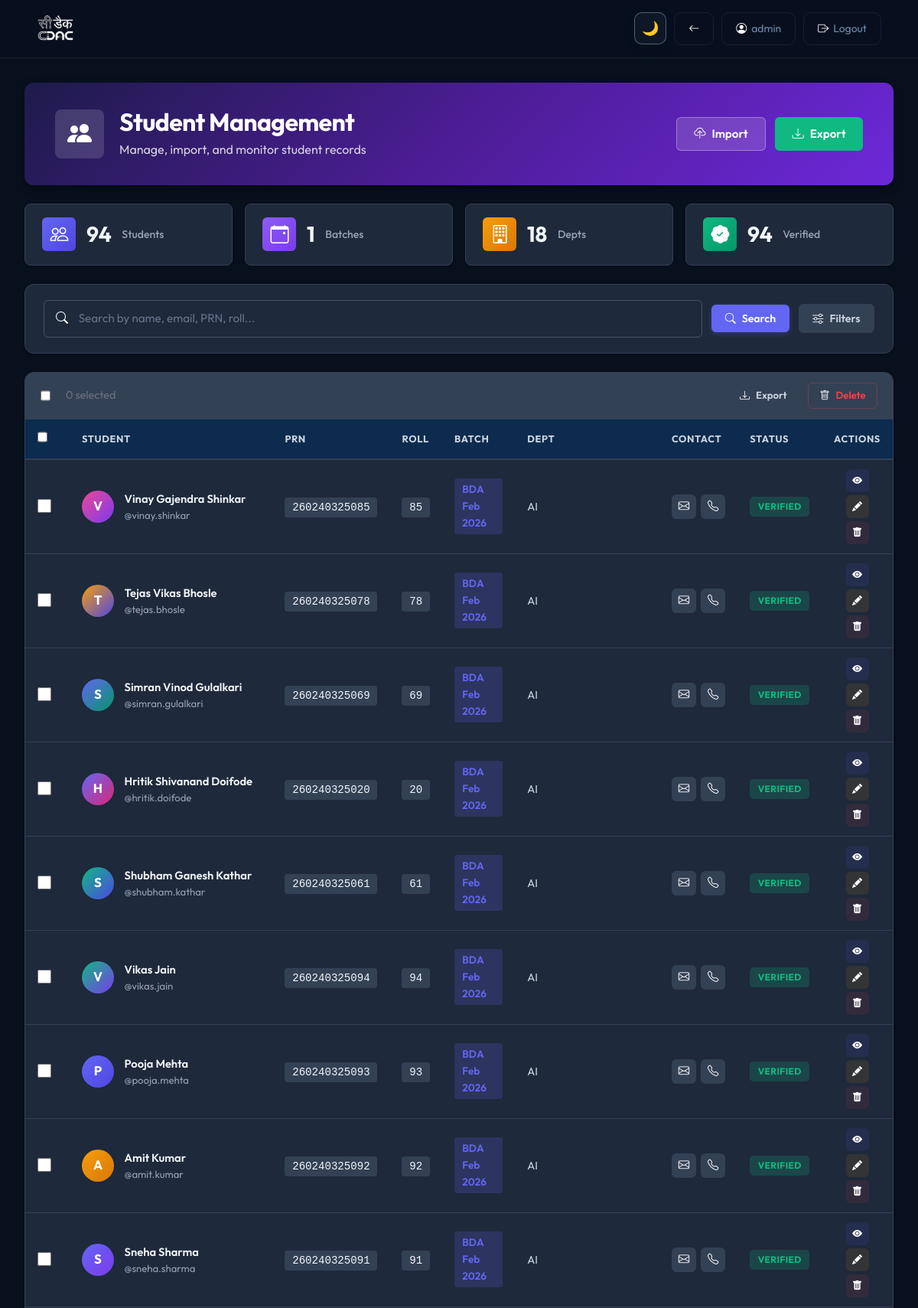
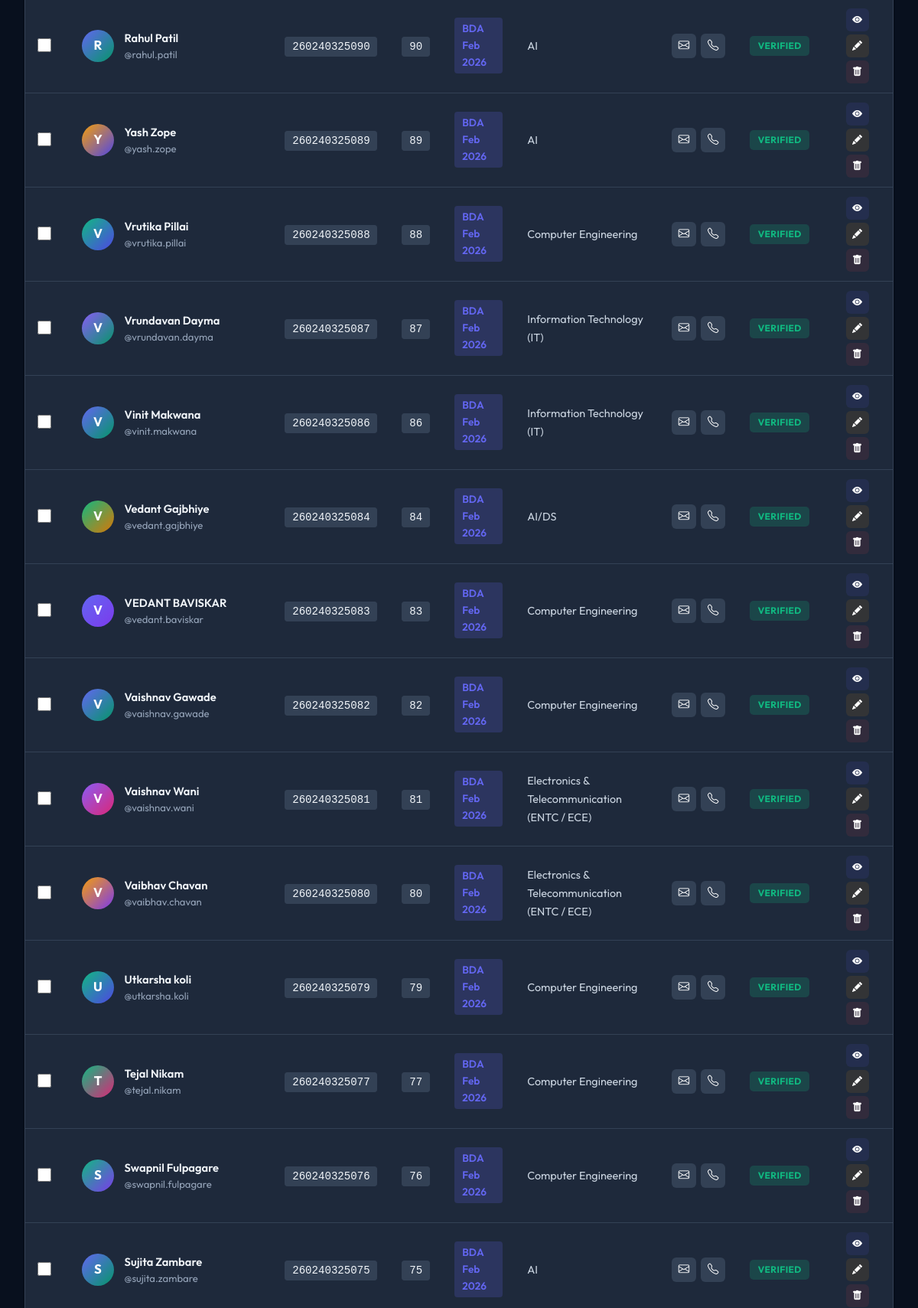
Page /faculty/students (signed in, upper part) on the committed database (2 pictures, top to bottom).
### models.py (models this page shows, shortened)
class User(db.Model, UserMixin):
    __tablename__ = 'users'
    id = db.Column(db.Integer, primary_key=True)
    username = db.Column(db.String(50), unique=True, nullable=False)
    email = db.Column(db.String(100), unique=True, nullable=False)
    password_hash = db.Column(db.String(255), nullable=False)
    role = db.Column(db.String(20), nullable=False)  # 'student', 'faculty', or 'admin'
    full_name = db.Column(db.String(100))
    phone = db.Column(db.String(20))
    prn_number = db.Column(db.String(20), unique=True, nullable=True)
    roll_id = db.Column(db.String(20), nullable=True)
    batch = db.Column(db.String(20), nullable=True)
    department = db.Column(db.String(100), nullable=True)
    course = db.Column(db.String(100), nullable=True)  # e.g., PGCP-BDA, DAC, DBDA
    gender = db.Column(db.String(20), nullable=True)
    employee_id = db.Column(db.String(50), unique=True, nullable=True)
    is_verified = db.Column(db.Boolean, default=False)
    otp = db.Column(db.String(6), nullable=True)
    otp_created_at = db.Column(db.DateTime, nullable=True)
    created_at = db.Column(db.DateTime, default=datetime.utcnow)
    updated_at = db.Column(db.DateTime, default=datetime.utcnow, onupdate=datetime.utcnow)
    password_changed = db.Column(db.Boolean, default=False)  # Track if password changed
    password_changed_at = db.Column(db.DateTime, nullable=True)  # When password was changed
    created_exams = db.relationship('Exam', backref='creator', lazy=True, foreign_keys='Exam.creator_id')
    student_exams = db.relationship('StudentExam', backref='student', lazy=True, foreign_keys='StudentExam.student_id')
    total_violations = db.Column(db.Integer, default=0)

### backend/routes.py (the view, shortened to what this page needs)
    @app.route('/faculty/students')
    @login_required
    def faculty_student_list():
        if current_user.role not in ('faculty', 'admin'):
            flash('Access denied', 'error')
            return redirect(url_for('student_dashboard'))
        q = request.args.get('q', '').strip()
        batch = request.args.get('batch')
        department = request.args.get('department')
        verified = request.args.get('verified')
        has_phone = request.args.get('has_phone')
        sort = request.args.get('sort')
        query = User.query.filter(User.role == 'student')
        if current_user.role == 'faculty':
            faculty_course = _get_faculty_course()
            if faculty_course:
                query = query.filter(User.course == faculty_course)
            else:
                query = query.filter(db.false())  # Faculty has no course assigned
        if batch:
            query = query.filter(User.batch == batch)
        if department:
            query = query.filter(User.department == department)
        if verified == 'true':
            query = query.filter(User.is_verified == True)
        if verified == 'false':
            query = query.filter(User.is_verified == False)
        if has_phone == '1':
            query = query.filter(User.phone != None).filter(User.phone != '')
        if sort == 'name':
            query = query.order_by(User.full_name.asc())
        elif sort == 'batch':
            query = query.order_by(User.batch.asc())
        else:
            query = query.order_by(User.created_at.desc())
        students = query.all()
        batches = [b[0] for b in db.session.query(User.batch).distinct().all() if b[0]]
        departments = [d[0] for d in db.session.query(User.department).distinct().all() if d[0]]
        return render_template(
            'faculty/manage_students.html',
            students=students,
            batches=batches,
            departments=departments
        )

### frontend/templates/faculty/manage_students.html (shortened to what this page needs)
{% extends "base.html" %}
{% block extra_css %}
<link rel="stylesheet" href="{{ url_for('static', filename='css/student_management.css') }}">
{% endblock %}
{% block content %}
<div class="sm-container">
    <div class="sm-header">
        <div class="sm-header-left">
            <div class="sm-header-icon">
                <i class="bi bi-people-fill" colo></i>
            </div>
            <div>
                <h1 class="sm-title">Student Management</h1>
                <p class="sm-subtitle">Manage, import, and monitor student records</p>
            </div>
        </div>
        <div class="sm-header-actions">
            <button class="sm-btn sm-btn-outline" onclick="openImportModal()">
                <i class="bi bi-cloud-upload"></i> Import
            </button>
            <button class="sm-btn sm-btn-success" onclick="exportStudents()">
                <i class="bi bi-download"></i> Export
            </button>
        </div>
    </div>
    <div class="sm-stats-row">
        <div class="sm-stat-pill sm-stat-blue">
            <i class="bi bi-people"></i>
            <span class="sm-stat-num">{{ students|length }}</span>
            <span class="sm-stat-text">Students</span>
        </div>
        <div class="sm-stat-pill sm-stat-purple">
            <i class="bi bi-calendar-event"></i>
            <span class="sm-stat-num">{{ batches|length }}</span>
            <span class="sm-stat-text">Batches</span>
        </div>
        <div class="sm-stat-pill sm-stat-orange">
            <i class="bi bi-building"></i>
            <span class="sm-stat-num">{{ departments|length }}</span>
            <span class="sm-stat-text">Depts</span>
        </div>
        <div class="sm-stat-pill sm-stat-green">
            <i class="bi bi-patch-check-fill"></i>
            <span class="sm-stat-num">{{ students|selectattr('is_verified')|list|length }}</span>
            <span class="sm-stat-text">Verified</span>
        </div>
    </div>
    <div class="sm-search-card">
        <form method="get" id="filterForm" class="sm-search-form">
            <div class="sm-search-row">
                <div class="sm-search-input-wrap">
                    <input type="text" name="q" placeholder="Search by name, email, PRN, roll..."
                        value="{{ request.args.get('q', '') }}" autocomplete="off">
                </div>
                <button type="submit" class="sm-btn sm-btn-primary sm-btn-sm">
                    <i class="bi bi-search"></i> Search
                </button>
                <button type="button" class="sm-btn sm-btn-ghost sm-btn-sm" onclick="toggleAdvancedFilters()">
                    <i class="bi bi-sliders" id="filterToggleIcon"></i>
                    <span id="filterToggleText">Filters</span>
                </button>
            </div>
        </form>
    </div>
    {% if students %}
    <div class="sm-table-card">
        <div class="sm-table-toolbar">
            <div class="sm-toolbar-left">
                <input type="checkbox" id="selectAll" onclick="toggleSelectAll()" class="sm-checkbox">
                <span class="sm-selection-count" id="selectionCount">0 selected</span>
            </div>
            <div class="sm-toolbar-right">
                <button class="sm-btn sm-btn-ghost sm-btn-xs" onclick="exportSelected()">
                    <i class="bi bi-download"></i> Export
                </button>
                <button class="sm-btn sm-btn-danger-ghost sm-btn-xs" onclick="deleteSelected()">
                    <i class="bi bi-trash"></i> Delete
                </button>
            </div>
        </div>
        <div class="sm-table-wrap">
            <table class="sm-table">
                <thead>
                    <tr>
                        <th class="sm-th-check"><input type="checkbox" class="header-checkbox sm-checkbox"
                                onclick="toggleSelectAll()"></th>
                        <th>Student</th>
                        <th>PRN</th>
                        <th>Roll</th>
                        <th>Batch</th>
                        <th>Dept</th>
                        <th>Contact</th>
                        <th>Status</th>
                        <th>Actions</th>
                    </tr>
                </thead>
                <tbody>
                    {% for student in students %}
                    <tr>
                        <td><input type="checkbox" class="student-checkbox sm-checkbox" value="{{ student.id }}"></td>
                        <td>
                            <div class="sm-student-cell">
                                <div class="sm-avatar"
                                    style="background: linear-gradient(135deg, {{ ['#6366f1', '#8b5cf6', '#ec4899', '#f59e0b', '#10b981']|random }}, {{ ['#4f46e5', '#7c3aed', '#db2777', '#d97706', '#059669']|random }});">
                                    {{ (student.full_name or student.username)[0]|upper }}
                                </div>
                                <div class="sm-student-info">
                                    <div class="sm-student-name">{{ student.full_name or student.username }}</div>
                                    <div class="sm-student-username">@{{ student.username }}</div>
                                </div>
                            </div>
                        </td>
                        <td><span class="sm-mono">{{ student.prn_number or '—' }}</span></td>
                        <td><span class="sm-mono">{{ student.roll_id or '—' }}</span></td>
                        <td>
                            {% if student.batch %}
                            <span class="sm-tag sm-tag-blue">{{ student.batch }}</span>
                            {% else %}
                            <span class="sm-muted">—</span>
                            {% endif %}
                        </td>
                        <td><span class="sm-dept">{{ student.department or '—' }}</span></td>
                        <td>
                            <div class="sm-contact-cell">
                                {% if student.email %}
                                <a href="mailto:{{ student.email }}" class="sm-contact-icon"
                                    title="{{ student.email }}">
                                    <i class="bi bi-envelope"></i>
                                </a>
                                {% endif %}
                                {% if student.phone %}
                                <a href="tel:{{ student.phone }}" class="sm-contact-icon" title="{{ student.phone }}">
                                    <i class="bi bi-telephone"></i>
                                </a>
                                {% endif %}
                            </div>
                        </td>
                        <td>
                            {% if student.is_verified %}
                            <span class="sm-badge sm-badge-green">Verified</span>
                            {% else %}
                            <span class="sm-badge sm-badge-amber">Pending</span>
                            {% endif %}
                        </td>
                        <td>
                            <div class="sm-actions">
                                <a href="{{ url_for('student_profile', student_id=student.id) }}"
                                    class="sm-action-btn sm-action-view" title="View Profile">
                                    <i class="bi bi-eye-fill"></i>
                                </a>
                                <a href="{{ url_for('faculty_edit_student', student_id=student.id) }}"
                                    class="sm-action-btn sm-action-edit" title="Edit Student">
                                    <i class="bi bi-pencil-fill"></i>
                                </a>
                                <button class="sm-action-btn sm-action-delete" onclick="deleteStudent({{ student.id }})"
                                    title="Delete Student">
                                    <i class="bi bi-trash-fill"></i>
                                </button>
                            </div>
                        </td>
                    </tr>
                    {% endfor %}
                </tbody>
            </table>
        </div>
    </div>
    {% endif %}
</div>
{% endblock %}

### frontend/templates/base.html (shortened to what this page needs)
<!DOCTYPE html>
<html lang="en" data-theme="dark">
<head>
<link rel="stylesheet" href="https://cdn.jsdelivr.net/npm/bootstrap-icons@1.11.3/font/bootstrap-icons.css">
<link href="https://cdn.jsdelivr.net/npm/bootstrap@5.3.3/dist/css/bootstrap.min.css" rel="stylesheet"/>
<link rel="stylesheet" href="{{ url_for('static', filename='css/style.css') }}">
{% block extra_css %}{% endblock %}
</head>
<body>
<nav class="exam-nav">
<div class="nav-inner">
<div class="nav-logo">
<img id="navLogo"
src="{{ url_for('static', filename='images/Dark_Theme_logo.png') }}"
onclick="location.href='{{ url_for('index') }}'">
</div>
<div class="nav-right">
<button id="themeToggle" class="btn-theme">🌙</button>
{% if current_user.is_authenticated %}
<a href="javascript:history.back()" class="btn-nav-outline">
<i class="bi bi-arrow-left"></i>
</a>
<span class="btn-nav-outline">
<i class="bi bi-person-circle"></i>
{{ current_user.full_name or current_user.username }}
</span>
<a href="{{ url_for('logout') }}" class="btn-nav-outline">
<i class="bi bi-box-arrow-right"></i> Logout
</a>
{% endif %}
</div>
</div>
</nav>
<main class="main-content">
{% block content %}{% endblock %}
</main>
</body>
</html>

### frontend/templates/base.html (style rules this page uses)
:root { --bg:#08101e; --bg-alt:#0b1728; --border:rgba(255,255,255,0.07); --teal:#69459a; --teal-dim:rgba(105,69,154,0.12); --txt:#e4eeff; --txt-2:#6e89aa; --txt-3:#334a62; --nav-bg:rgba(8,16,30,0.9); --font-body:'Outfit',sans-serif; --font-head:'Plus Jakarta Sans',sans-serif; }
body { font-family:var(--font-body); background:var(--bg); color:var(--txt); margin:0; }
.exam-nav { position:fixed; top:0; left:0; right:0; height:76px; background:var(--nav-bg); border-bottom:1px solid var(--border); display:flex; align-items:center; z-index:1000; }
.nav-inner { max-width:1400px; margin:auto; width:100%; display:flex; justify-content:space-between; align-items:center; padding:0 48px; }
.nav-logo img { height:50px; cursor:pointer; transition:opacity .2s; }
.nav-right { display:flex; align-items:center; gap:10px; }
.btn-nav-outline { display:flex; align-items:center; gap:6px; padding:9px 18px; border-radius:10px; border:1px solid var(--border); background:transparent; color:var(--txt-2); text-decoration:none; font-size:14px; }
.btn-theme { width:42px; height:42px; border-radius:10px; border:1px solid var(--border); background:transparent; cursor:pointer; font-size:18px; }
.main-content { padding-top:76px; }

### rows in the picture
User: full_name+username "admin"
User: full_name "V", full_name "Vinay Gajendra Shinkar", username "vinay.shinkar", prn_number "260240325085", roll "85", batch "BDA Feb 2026", department "AI", is_verified "VERIFIED"
User: full_name "T", full_name "Tejas Vikas Bhosle", username "tejas.bhosle", prn_number "260240325078", roll "78", batch "BDA Feb 2026", department "AI", is_verified "VERIFIED"
User: full_name "S", full_name "Simran Vinod Gulalkari", username "simran.gulalkari", prn_number "260240325069", roll "69", batch "BDA Feb 2026", department "AI", is_verified "VERIFIED"
User: full_name "H", full_name "Hritik Shivanand Doifode", username "hritik.doifode", prn_number "260240325020", roll "20", batch "BDA Feb 2026", department "AI", is_verified "VERIFIED"
User: full_name "S", full_name "Shubham Ganesh Kathar", username "shubham.kathar", prn_number "260240325061", roll "61", batch "BDA Feb 2026", department "AI", is_verified "VERIFIED"
User: full_name "V", full_name "Vikas Jain", username "vikas.jain", prn_number "260240325094", roll "94", batch "BDA Feb 2026", department "AI", is_verified "VERIFIED"
User: full_name "P", full_name "Pooja Mehta", username "pooja.mehta", prn_number "260240325093", roll "93", batch "BDA Feb 2026", department "AI", is_verified "VERIFIED"
User: full_name "A", full_name "Amit Kumar", username "amit.kumar", prn_number "260240325092", roll "92", batch "BDA Feb 2026", department "AI", is_verified "VERIFIED"
User: full_name "S", full_name "Sneha Sharma", username "sneha.sharma", prn_number "260240325091", roll "91", batch "BDA Feb 2026", department "AI", is_verified "VERIFIED"
User: full_name "R", full_name "Rahul Patil", username "rahul.patil", prn_number "260240325090", roll "90", batch "BDA Feb 2026", department "AI", is_verified "VERIFIED"
User: full_name "Y", full_name "Yash Zope", username "yash.zope", prn_number "260240325089", roll "89", batch "BDA Feb 2026", department "AI", is_verified "VERIFIED"
User: full_name "V", full_name "Vrutika Pillai", username "vrutika.pillai", prn_number "260240325088", roll "88", batch "BDA Feb 2026", department "Computer Engineering", is_verified "VERIFIED"
User: full_name "V", full_name "Vrundavan Dayma", username "vrundavan.dayma", prn_number "260240325087", roll "87", batch "BDA Feb 2026", department "Information Technology (IT)", is_verified "VERIFIED"
User: full_name "V", full_name "Vinit Makwana", username "vinit.makwana", prn_number "260240325086", roll "86", batch "BDA Feb 2026", department "Information Technology (IT)", is_verified "VERIFIED"
User: full_name "V", full_name "Vedant Gajbhiye", username "vedant.gajbhiye", prn_number "260240325084", roll "84", batch "BDA Feb 2026", department "AI/DS", is_verified "VERIFIED"
User: full_name "V", full_name "VEDANT BAVISKAR", username "vedant.baviskar", prn_number "260240325083", roll "83", batch "BDA Feb 2026", department "Computer Engineering", is_verified "VERIFIED"
User: full_name "V", full_name "Vaishnav Gawade", username "vaishnav.gawade", prn_number "260240325082", roll "82", batch "BDA Feb 2026", department "Computer Engineering", is_verified "VERIFIED"
User: full_name "V", full_name "Vaishnav Wani", username "vaishnav.wani", prn_number "260240325081", roll "81", batch "BDA Feb 2026", department "Electronics & Telecommunication (ENTC / ECE)", is_verified "VERIFIED"
User: full_name "V", full_name "Vaibhav Chavan", username "vaibhav.chavan", prn_number "260240325080", roll "80", batch "BDA Feb 2026", department "Electronics & Telecommunication (ENTC / ECE)", is_verified "VERIFIED"
User: full_name "U", full_name "Utkarsha koli", username "utkarsha.koli", prn_number "260240325079", roll "79", batch "BDA Feb 2026", department "Computer Engineering", is_verified "VERIFIED"
User: full_name "T", full_name "Tejal Nikam", username "tejal.nikam", prn_number "260240325077", roll "77", batch "BDA Feb 2026", department "Computer Engineering", is_verified "VERIFIED"
User: full_name "S", full_name "Swapnil Fulpagare", username "swapnil.fulpagare", prn_number "260240325076", roll "76", batch "BDA Feb 2026", department "Computer Engineering", is_verified "VERIFIED"
User: full_name "S", full_name "Sujita Zambare", username "sujita.zambare", prn_number "260240325075", roll "75", batch "BDA Feb 2026", department "AI", is_verified "VERIFIED"

### other values in the picture
{{ students|length }} "94"
{{ batches|length }} "1"
{{ departments|length }} "18"
{{ students|selectattr('is_verified')|list|length }} "94"
